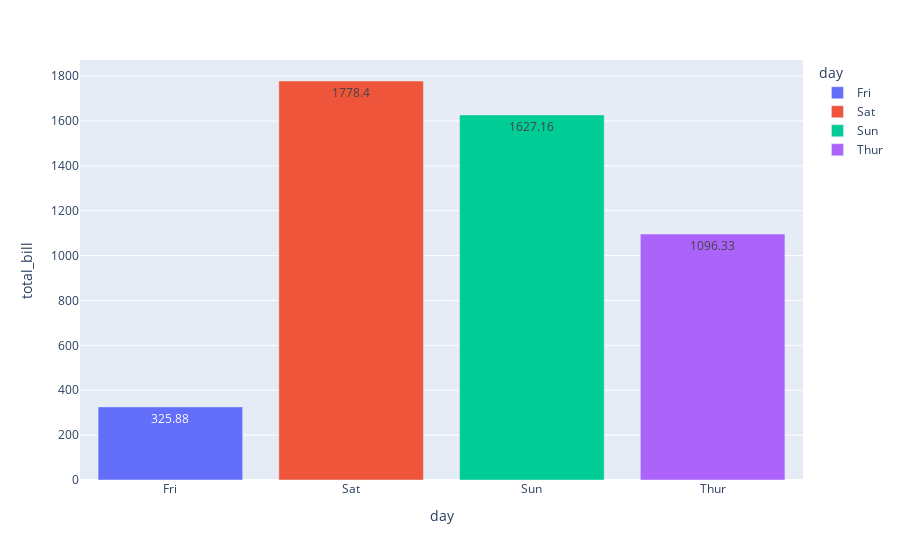

Notebook code for this chart:
### Code cell
fig = px.bar(df2, x = 'day',y = 'total_bill', color = 'day', text = 'total_bill')
fig.show()

### Figure 1 — Plotly figure (JSON) as saved in the notebook; plotly's stock layout.template omitted (floating-point values rounded to 4 significant figures)
{"data": [{"alignmentgroup": "True", "hovertemplate": "day=%{x}<br>total_bill=%{text}<extra></extra>", "legendgroup": "Fri", "marker": {"color": "#636efa", "pattern": {"shape": ""}}, "name": "Fri", "offsetgroup": "Fri", "orientation": "v", "showlegend": true, "text": [325.9], "textposition": "auto", "type": "bar", "x": ["Fri"], "xaxis": "x", "y": [325.9], "yaxis": "y"}, {"alignmentgroup": "True", "hovertemplate": "day=%{x}<br>total_bill=%{text}<extra></extra>", "legendgroup": "Sat", "marker": {"color": "#EF553B", "pattern": {"shape": ""}}, "name": "Sat", "offsetgroup": "Sat", "orientation": "v", "showlegend": true, "text": [1778.0], "textposition": "auto", "type": "bar", "x": ["Sat"], "xaxis": "x", "y": [1778.0], "yaxis": "y"}, {"alignmentgroup": "True", "hovertemplate": "day=%{x}<br>total_bill=%{text}<extra></extra>", "legendgroup": "Sun", "marker": {"color": "#00cc96", "pattern": {"shape": ""}}, "name": "Sun", "offsetgroup": "Sun", "orientation": "v", "showlegend": true, "text": [1627.0], "textposition": "auto", "type": "bar", "x": ["Sun"], "xaxis": "x", "y": [1627.0], "yaxis": "y"}, {"alignmentgroup": "True", "hovertemplate": "day=%{x}<br>total_bill=%{text}<extra></extra>", "legendgroup": "Thur", "marker": {"color": "#ab63fa", "pattern": {"shape": ""}}, "name": "Thur", "offsetgroup": "Thur", "orientation": "v", "showlegend": true, "text": [1096.0], "textposition": "auto", "type": "bar", "x": ["Thur"], "xaxis": "x", "y": [1096.0], "yaxis": "y"}], "layout": {"barmode": "relative", "legend": {"title": {"text": "day"}, "tracegroupgap": 0}, "margin": {"t": 60}, "xaxis": {"anchor": "y", "categoryarray": ["Fri", "Sat", "Sun", "Thur"], "categoryorder": "array", "domain": [0, 1], "title": {"text": "day"}}, "yaxis": {"anchor": "x", "domain": [0, 1], "title": {"text": "total_bill"}}}}
